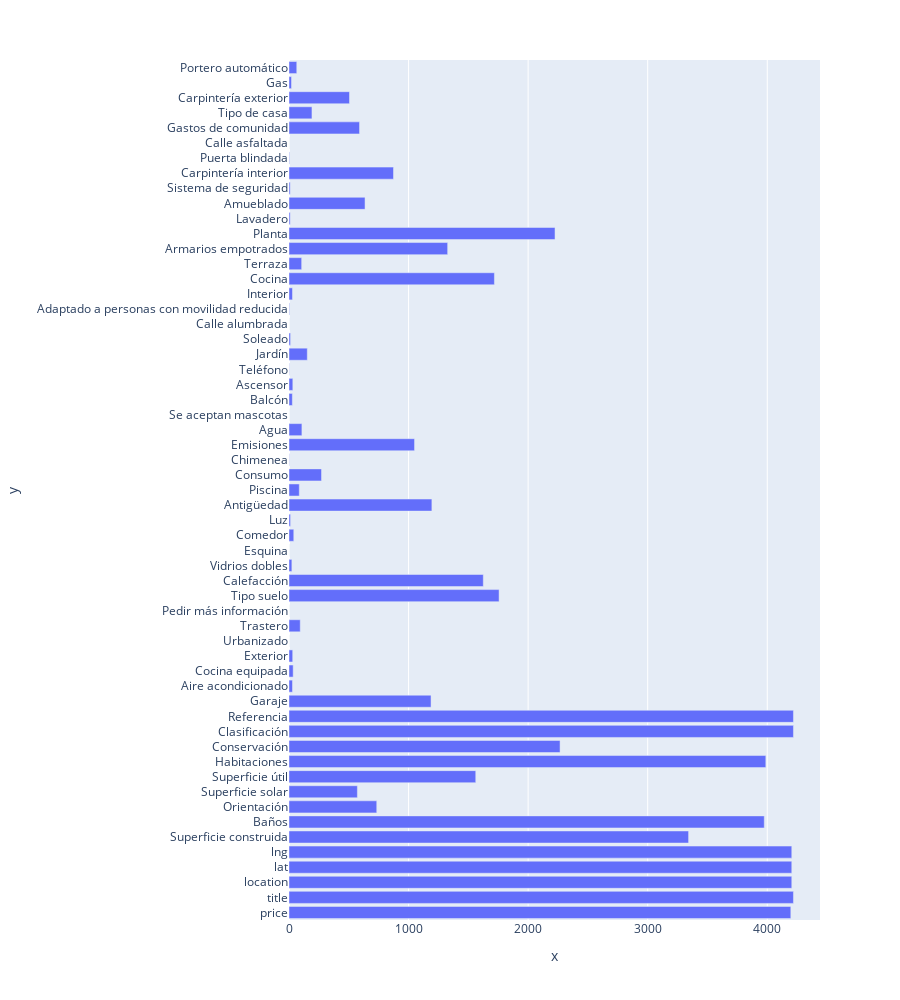

Write notebook code for a chart like this one.
### Markdown cell above
# NP.NAN

### Code cell
fig = px.bar([df_[x].dropna().count() for x in df_.columns], y = df_.columns, x = [df_[x].dropna().count() for x in df_.columns])

fig.update_layout(height = 1000)

### Figure 1 — Plotly figure (JSON) as saved in the notebook; plotly's stock layout.template omitted (floating-point values rounded to 4 significant figures)
{"data": [{"alignmentgroup": "True", "hovertemplate": "x=%{x}<br>y=%{y}<extra></extra>", "legendgroup": "", "marker": {"color": "#636efa", "pattern": {"shape": ""}}, "name": "", "offsetgroup": "", "orientation": "h", "showlegend": false, "textposition": "auto", "type": "bar", "x": [4197, 4219, 4205, 4205, 4205, 3342, 3975, 734, 572, 1562, 3988, 2267, 4219, 4219, 1188, 29, 35, 31, 0, 94, 0, 1757, 1625, 24, 0, 40, 13, 1195, 86, 272, 2, 1050, 108, 0, 28, 32, 2, 153, 13, 0, 4, 29, 1718, 106, 1327, 2225, 10, 636, 10, 874, 4, 0, 590, 192, 506, 21, 65], "xaxis": "x", "y": ["price", "title", "location", "lat", "lng", "Superficie construida", "Baños", "Orientación", "Superficie solar", "Superficie útil", "Habitaciones", "Conservación", "Clasificación", "Referencia", "Garaje", "Aire acondicionado", "Cocina equipada", "Exterior", "Urbanizado", "Trastero", "Pedir más información", "Tipo suelo", "Calefacción", "Vidrios dobles", "Esquina", "Comedor", "Luz", "Antigüedad", "Piscina", "Consumo", "Chimenea", "Emisiones", "Agua", "Se aceptan mascotas", "Balcón", "Ascensor", "Teléfono", "Jardín", "Soleado", "Calle alumbrada", "Adaptado a personas con movilidad reducida", "Interior", "Cocina", "Terraza", "Armarios empotrados", "Planta", "Lavadero", "Amueblado", "Sistema de seguridad", "Carpintería interior", "Puerta blindada", "Calle asfaltada", "Gastos de comunidad", "Tipo de casa", "Carpintería exterior", "Gas", "Portero automático"], "yaxis": "y"}], "layout": {"barmode": "relative", "height": 1000, "legend": {"tracegroupgap": 0}, "margin": {"t": 60}, "xaxis": {"anchor": "y", "domain": [0, 1], "title": {"text": "x"}}, "yaxis": {"anchor": "x", "domain": [0, 1], "title": {"text": "y"}}}}
